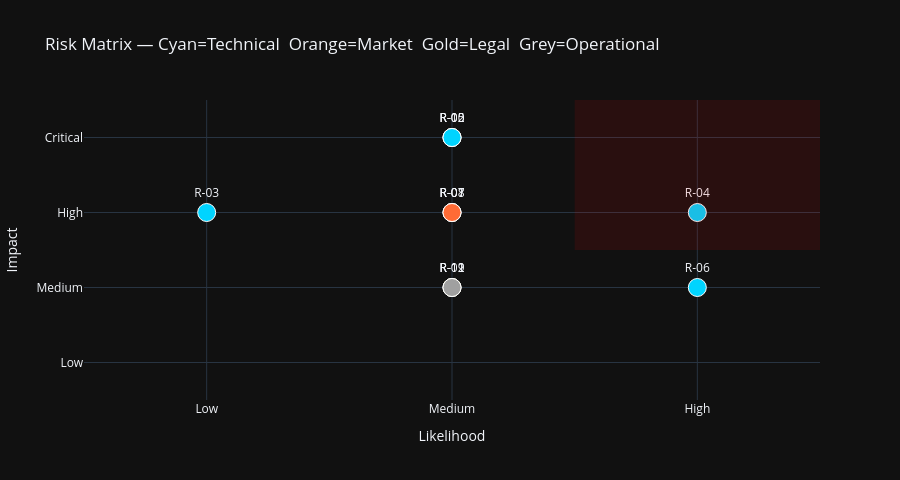

Notebook code cell kept with this figure:
### Markdown cell above
<a id='section-7'></a>
## 7. Risks & Mitigations

### Code cell
# Likelihood: Low=1, Medium=2, High=3 | Impact: Low=1, Medium=2, High=3, Critical=4
risk_ids    = ['R-01','R-02','R-03','R-04','R-05','R-06','R-07','R-08','R-09','R-10','R-11','R-12']
likelihood  = [2, 2, 1, 3, 2, 3, 2, 2, 2, 2, 2, 2]
impact      = [3, 4, 3, 3, 4, 2, 3, 3, 2, 4, 2, 2]
categories_r= ['Technical','Technical','Technical','Technical','Market','Technical','Market','Market','Legal','Technical','Legal','Operational']
labels      = ['R-01: LLM malformed JSON','R-02: VRAM ceiling ⚠️','R-03: Grammar gaps','R-04: Safety gate bypass ⚠️',
               'R-05: Competitor ships first ⚠️','R-06: Registry rate limits','R-07: OSS rules cloned',
               'R-08: Privacy not a hook','R-09: Docker licensing','R-10: False negatives ⚠️',
               'R-11: Model license','R-12: Analysis overrun']

color_map = {'Technical': ACCENT, 'Market': HIGHLIGHT, 'Legal': '#FFD700', 'Operational': '#A0A0A0'}
colors = [color_map[c] for c in categories_r]

fig = go.Figure()
fig.add_trace(go.Scatter(
    x=likelihood, y=impact,
    mode='markers+text',
    text=risk_ids,
    textposition='top center',
    marker=dict(size=18, color=colors, line=dict(width=1, color='white')),
    hovertext=labels,
    hoverinfo='text'
))
fig.update_layout(
    template=DARK,
    title='Risk Matrix — Cyan=Technical  Orange=Market  Gold=Legal  Grey=Operational',
    xaxis=dict(title='Likelihood', tickvals=[1,2,3], ticktext=['Low','Medium','High'], range=[0.5, 3.5]),
    yaxis=dict(title='Impact', tickvals=[1,2,3,4], ticktext=['Low','Medium','High','Critical'], range=[0.5, 4.5]),
    height=480,
    shapes=[
        dict(type='rect', x0=2.5, x1=3.5, y0=2.5, y1=4.5,
             fillcolor='rgba(255,0,0,0.1)', line=dict(width=0))
    ]
)
fig.show()

### Figure 1 — Plotly figure (JSON) as saved in the notebook; plotly's stock layout.template omitted (floating-point values rounded to 4 significant figures)
{"data": [{"hoverinfo": "text", "hovertext": ["R-01: LLM malformed JSON", "R-02: VRAM ceiling ⚠️", "R-03: Grammar gaps", "R-04: Safety gate bypass ⚠️", "R-05: Competitor ships first ⚠️", "R-06: Registry rate limits", "R-07: OSS rules cloned", "R-08: Privacy not a hook", "R-09: Docker licensing", "R-10: False negatives ⚠️", "R-11: Model license", "R-12: Analysis overrun"], "marker": {"color": ["#00D4FF", "#00D4FF", "#00D4FF", "#00D4FF", "#FF6B35", "#00D4FF", "#FF6B35", "#FF6B35", "#FFD700", "#00D4FF", "#FFD700", "#A0A0A0"], "line": {"color": "white", "width": 1}, "size": 18}, "mode": "markers+text", "text": ["R-01", "R-02", "R-03", "R-04", "R-05", "R-06", "R-07", "R-08", "R-09", "R-10", "R-11", "R-12"], "textposition": "top center", "type": "scatter", "x": [2, 2, 1, 3, 2, 3, 2, 2, 2, 2, 2, 2], "y": [3, 4, 3, 3, 4, 2, 3, 3, 2, 4, 2, 2]}], "layout": {"height": 480, "shapes": [{"fillcolor": "rgba(255,0,0,0.1)", "line": {"width": 0}, "type": "rect", "x0": 2.5, "x1": 3.5, "y0": 2.5, "y1": 4.5}], "title": {"text": "Risk Matrix — Cyan=Technical  Orange=Market  Gold=Legal  Grey=Operational"}, "xaxis": {"range": [0.5, 3.5], "ticktext": ["Low", "Medium", "High"], "tickvals": [1, 2, 3], "title": {"text": "Likelihood"}}, "yaxis": {"range": [0.5, 4.5], "ticktext": ["Low", "Medium", "High", "Critical"], "tickvals": [1, 2, 3, 4], "title": {"text": "Impact"}}}}
